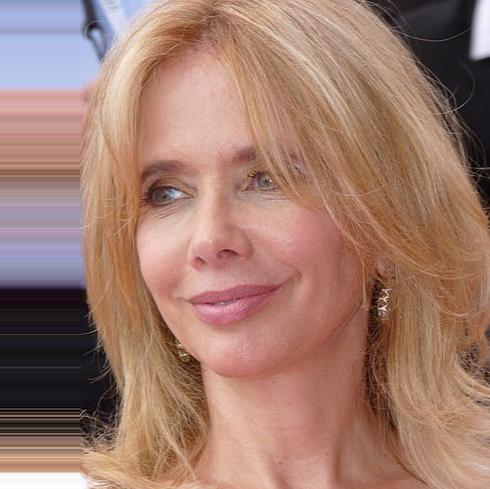
#> input picture Data Preprocessing/data/female/female_000000.jpg, 490 x 489 px; its folder holds only this picture in this run
$ jupyter execute Data_preprocessing,EDA.ipynb   (shell and % lines are left out)
#> lines starting #> are read from the running program, lines starting #| are printed output that depends on the picture
# Exploratory Data Analysis
1. Distribution of Male and Female
 - Bar Chart
 - Pie Chart
2. What Distribution of size of all Images
 - Histogram
 - Box Plot
 - Split by “Gender”
3. Make the decision of width & height to resize using above chart.
4. Remove the few images that are having very less size

[cell 1]
import numpy as np
import pandas as pd

# visualization
import matplotlib.pyplot as plt
import seaborn as sns

# computer vision library
import cv2

# glob
from glob import glob

[cell 2]
import warnings
warnings.filterwarnings('ignore')

[cell 3]
# extract path of male and female in crop_data folder and put them in a list
fpath = glob('./crop_data/female/*.jpg')
mpath = glob('./crop_data/male/*.jpg')

[cell 4]
df_female = pd.DataFrame(fpath,columns=['filepath'])
df_female['gender'] = 'female'

df_male = pd.DataFrame(mpath,columns=['filepath'])
df_male['gender'] = 'male'

df = pd.concat((df_female,df_male),axis=0)

df.head()

[cell 5]
df.tail()

[cell 6]
df.shape

[cell 7]
# it will take each image path
# then return width of the image
def get_size(path):
    img = cv2.imread(path)
#> img is the input picture: shape (489, 490, 3); mean B, G, R 110, 123.8, 161
    return img.shape[0]

[cell 8]
df['dimension'] = df['filepath'].apply(get_size) # store dimension of image in this columns

[cell 9]
df.head()

#### Exploratory Data Analysis
1. Distribution of Male and Female
 - Bar Chart
 - Pie Chart
2. What Distribution of size of all Images
 - Histogram
 - Box Plot
 - Split by “Gender”
3. Make the decision of width & height to resize using above chart.
4. Remove the few images that are having very less size

[cell 10]
dist_gender = df['gender'].value_counts()
dist_gender

[cell 11]
fig,ax = plt.subplots(nrows=1,ncols=2)
dist_gender.plot(kind='bar',ax=ax[0])
dist_gender.plot(kind='pie',ax=ax[1],autopct='%0.0f%%')
plt.show()
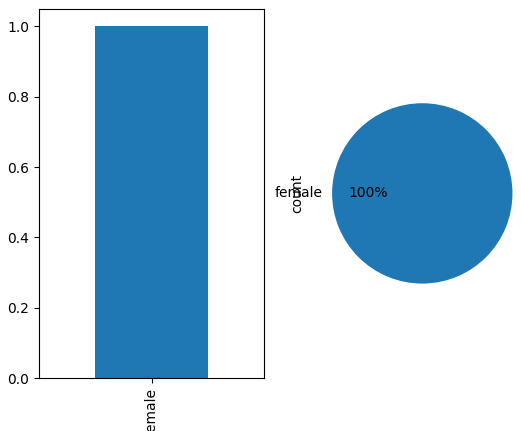
#> figure drawn by matplotlib, 2 panels

[cell 12]
# What Distribution of size of all Images
# Histogram
# Box Plot
# Split by “Gender”
plt.figure(figsize=(12,6))
plt.subplot(2,1,1)
sns.histplot(df['dimension'])
plt.subplot(2,1,2)
sns.boxplot(df['dimension'])
plt.show()
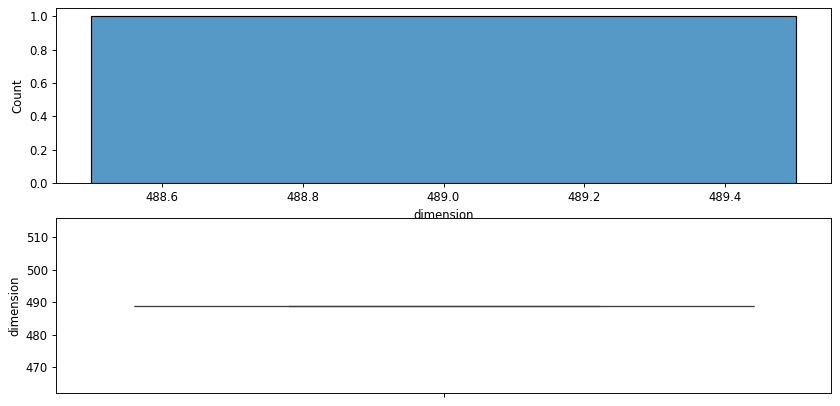
#> figure drawn by matplotlib, 2 panels

[cell 13]
sns.catplot(data=df,x='gender',y='dimension',kind='box')
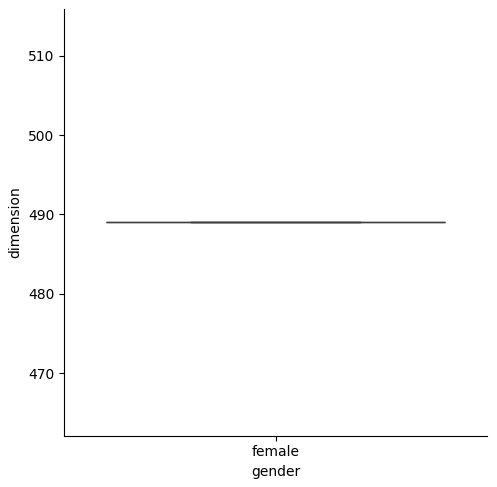
#> figure drawn by matplotlib, 1 panel

1. We have almost equal distrbution of gender (numbers)
2. Most of the images are having dimension more than 60
3. Female most of the female images are HD compare to male images

---
- **Consider the image with dimensions more than 60**
- **Resize all the the image into 100 x 100**

[cell 14]
df_filter = df.query('dimension > 60')
df_filter.shape

[cell 15]
df_filter['gender'].value_counts(normalize=True)

#### Structure the image
- 100 x 100

[cell 16]
def structuring(path):
    try:

        # step - 1: read image
        img = cv2.imread(path) # BGR
        # step - 2: convert into grayscale
        gray = cv2.cvtColor(img,cv2.COLOR_BGR2GRAY)
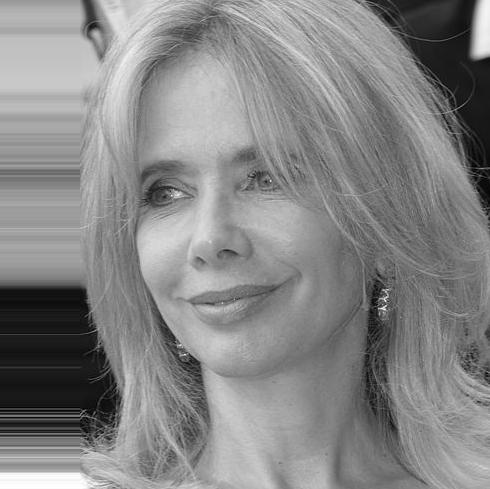
#> gray: shape (489, 490); min 1, max 255, mean 133.4
        # step -3: resize into 100 x 100 array

        size = gray.shape[0]
#> size = 489
        if size >= 100:
            # cv2.INTER_AREA (SHINK)
            gray_resize = cv2.resize(gray,(100,100),cv2.INTER_AREA)
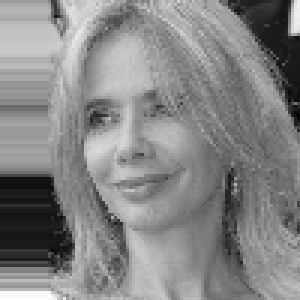
#> gray_resize: shape (100, 100) (shown 3 times larger); min 5, max 254, mean 133.3
        else:
            # cv2.INTER_CUBIC (ENLARGE)
            gray_resize = cv2.resize(gray,(100,100),cv2.INTER_CUBIC)

        # step -4: Flatten Image (1x10,000)
        flatten_image = gray_resize.flatten()
#> flatten_image = 10000 values, max 254 at index 9816, min 5 at index 3899, mean 133.3
        return flatten_image

    except:
        return None

$ run again, on Data Preprocessing/data/female/female_000004.jpg
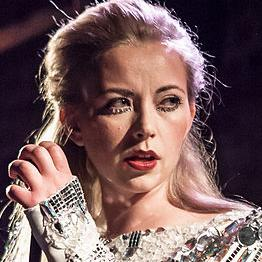
#> input picture Data Preprocessing/data/female/female_000004.jpg, 262 x 262 px
#> in get_size, img is the input picture: shape (262, 262, 3); mean B, G, R 93.1, 93, 119.1
#> `[cell 13] sns.catplot(data=df,x='gender',y='dimension',kind='box')`:
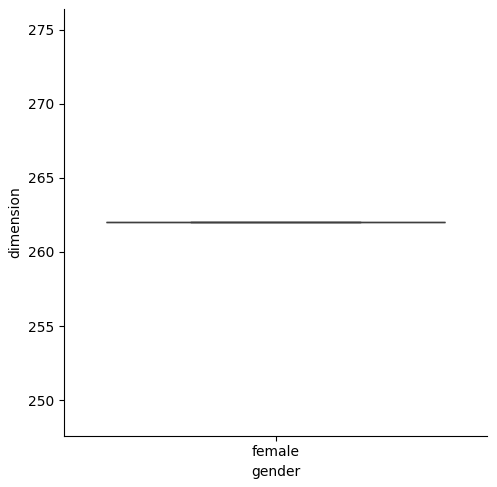
#> figure drawn by matplotlib, 1 panel
#> in structuring, `gray_resize = cv2.resize(gray,(100,100),cv2.INTER_AREA)`:
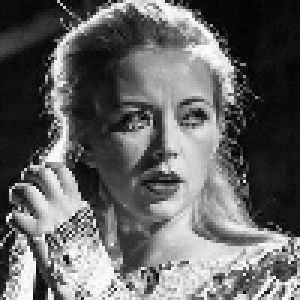
#> gray_resize: shape (100, 100) (shown 3 times larger); min 3, max 254, mean 100.7
#> flatten_image = 10000 values, max 254 at index 8610, min 3 at index 83, mean 100.7

$ run again, on Data Preprocessing/data/female/female_000005.jpg
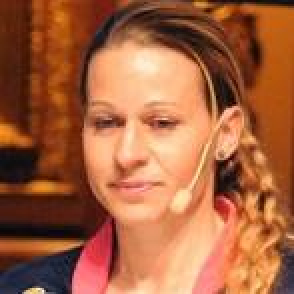
#> input picture Data Preprocessing/data/female/female_000005.jpg, 147 x 147 px (shown 2 times larger)
#> in get_size, img is the input picture: shape (147, 147, 3); mean B, G, R 62.5, 97.4, 165.3
#> `[cell 13] sns.catplot(data=df,x='gender',y='dimension',kind='box')`:
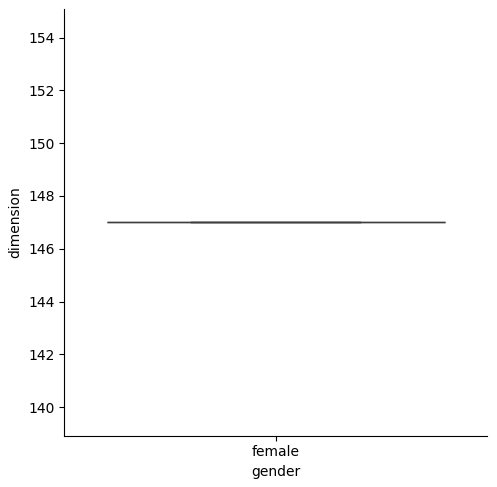
#> figure drawn by matplotlib, 1 panel
#> in structuring, `gray_resize = cv2.resize(gray,(100,100),cv2.INTER_AREA)`:
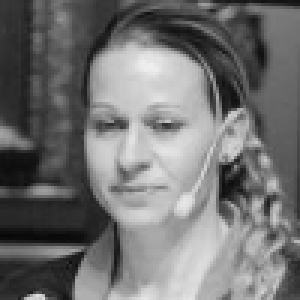
#> gray_resize: shape (100, 100) (shown 3 times larger); min 7, max 239, mean 113.6
#> flatten_image = 10000 values, max 239 at index 2150, min 7 at index 7800, mean 113.6

$ run again, on Data Preprocessing/data/female/female_000006.jpg
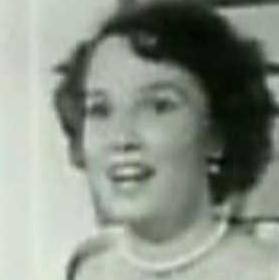
#> input picture Data Preprocessing/data/female/female_000006.jpg, 279 x 280 px
#> in get_size, img is the input picture: shape (280, 279, 3); mean B, G, R 134.2, 144.8, 137.4
#> `[cell 13] sns.catplot(data=df,x='gender',y='dimension',kind='box')`:
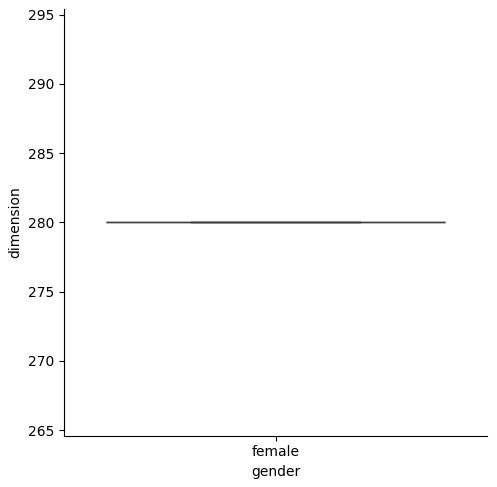
#> figure drawn by matplotlib, 1 panel
#> in structuring, `gray_resize = cv2.resize(gray,(100,100),cv2.INTER_AREA)`:
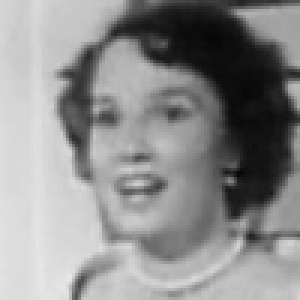
#> gray_resize: shape (100, 100) (shown 3 times larger); min 6, max 230, mean 141.4
#> flatten_image = 10000 values, max 230 at index 8813, min 6 at index 1168, mean 141.4
